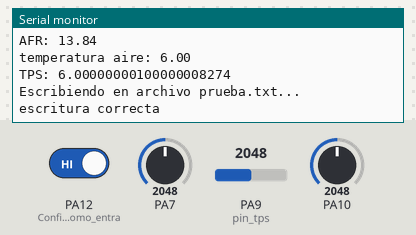
The sketch below on a simulated STM32 Blue Pill. Shown: the last lines printed to the serial monitor. The test bench sets the inputs (shaded band); at power-on: PA7 = 2048, PA10 = 2048, PA12 (Configura_PA12_como_entra) HIGH, PA9 (pin_tps) = 2048. Storage starts empty.

Above: at 1.2 s.
1.3 s: PA7 set to 2866
At 2.3 s:
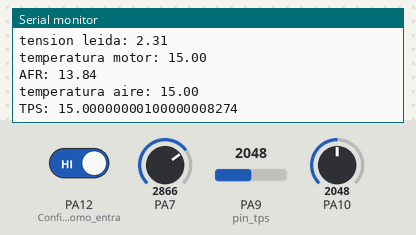
2.8 s: PA10 set to 2866
At 3.9 s:
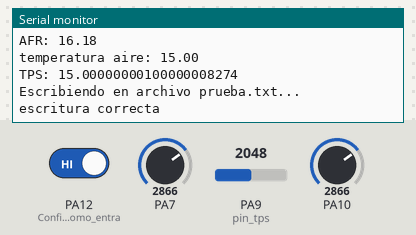
4.3 s: PA12 (Configura_PA12_como_entra) driven LOW
5.8 s: PA7 set to 3603
Timing chart, 0 to 6.3 s (numbered marks = the images above; inputs shaded):
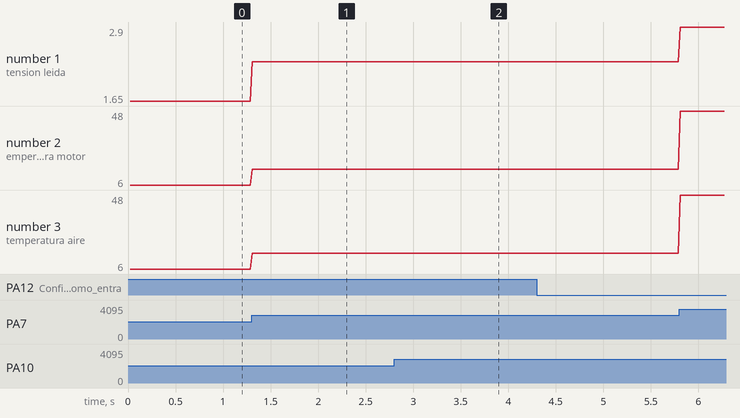

The sketch:

codigo_general_v2.ino
```cpp
// ejemplo configuracion de la IMU
//-------------------------Librerias---------------------------------
#include <Adafruit_MPU6050.h>
#include <Adafruit_Sensor.h>
#include <Wire.h>
#include <math.h>
#include <SPI.h>    // libreria interfaz SPI
#include <SD.h>     // libreria para tarjetas SD

//-------------------------Variables guardado memoria---------------------------------


#define SSpin 38    // Slave Select en pin digital 10
bool test;
File archivo;


unsigned long tiempoMuestra=0;
const int periodoMuestreo = 20;   //cada cuanto tiempo se toman muestras en milisegundos


//-------------------------Variables IMU---------------------------------

Adafruit_MPU6050 mpu;
float angulo_fuerzag = 0;
float magnitud_fuerzag= 0;


//-------------------------Variables RPM---------------------------------

volatile unsigned long currentmicros = 0;
volatile unsigned long previousmicros = 0;
volatile unsigned long periodo = 1;
volatile unsigned long rpm = 0;
int dientes = 36;

//int rpm = 0;                                //Variable donde se guardarán las rpm
//unsigned long previousmicros = 0;           //Variable donde guardaremos el tiempo anterior para contabilizar la frecuencia
//unsigned long currentmicros = 0;            //Variable donde guardaremos el tiempo actual para contabilizar la frecuencia
//unsigned long periodo = 30000000;           //Variable donde guardaremos la duracion entre interrupciones. Iniciamos en 30000000 para que el primer calculo de rpm no sea infinito
float aceleracion_x = 0;
//-------------------------Variables TPS---------------------------------

const int pinPot = 0;
float TPS = 0;

//-------------------------Variables temperatura motor---------------------------------

int pin_temp_motor = PA7;

float temperatura_motor = 0;


//-------------------------Variables temperatura del aire---------------------------------


int pin_aire =PA8;
float temperatura_aire = 0;

//-------------------------Variables IMU---------------------------------

int pin_tps = PA9; //fijarse cual era el asignado
int min_tps=0;
int max_tps =1023;//esto hay que cambiarlo una vez puesto en el motor


//-------------------------Variables lambda---------------------------------
float AFR = 0;

int pin_lambda = PA10;


//--------------------------------------------------------------------

void setup() {

Serial.begin(115200);


pinMode(PA12, INPUT);  // Configura PA12 como entrada
attachInterrupt(digitalPinToInterrupt(PA12), RPM, FALLING);  // Interrupción por flanco descendente


Serial.println("Inicializando tarjeta ...");  // texto en ventana de monitor
test = SD.begin(SSpin);


  Serial.println((int)test);
  if (!test) {      // inicializacion de tarjeta SD
    Serial.println("fallo en inicializacion !");// si falla se muestra texto correspondiente y
    return;         // se sale del setup() para finalizar el programa
  }


  Serial.println("inicializacion correcta");  // texto de inicializacion correcta
  archivo = SD.open("prueba.txt", FILE_WRITE);  // apertura para lectura/escritura de archivo prueba.txt


/*

delay(1000);
  //------------------------Inicializacion de la IMU--------------------------------
  // Try to initialize!
  if (!mpu.begin()) {
    Serial.println("Failed to find MPU6050 chip");
    while (1) {
      delay(10);
    }
  }
  Serial.println("MPU6050 Found!");

  // set accelerometer range to +-8G  probar con diversas alternativas
  mpu.setAccelerometerRange(MPU6050_RANGE_8_G);

  // set gyro range to +- 500 deg/s  probar con diversas alternativas
  mpu.setGyroRange(MPU6050_RANGE_500_DEG);

  // set filter bandwidth to 5-10-21-44-94-184-260 Hz   probar con diversas alternativas
  mpu.setFilterBandwidth(MPU6050_BAND_44_HZ);


  delay(1000);
*/


}

void loop() {


    unsigned long tiempoActual = millis();


    if((tiempoActual - tiempoMuestra >= periodoMuestreo))
    {
 //-----------------------Llamar funciones-------------------------

     if (periodo > 0) {
     rpm = (60* 1000000)/(periodo * dientes);
     }
     Serial.print("RPM: ");
     Serial.println(rpm);

     temperatura_motor = medir_temp_motor(pin_temp_motor , 100 , 50000);
     Serial.print("temperatura motor: ");
     Serial.println(temperatura_motor);


     AFR = medir_lambda(pin_lambda);
     Serial.print("AFR: ");
     Serial.println(AFR);


     temperatura_aire = medir_temp_aire(pin_temp_motor , 100 , 50000);
     Serial.print("temperatura aire: ");
     Serial.println(temperatura_aire);

     TPS = medir_tps(pin_tps , min_tps , max_tps);
     Serial.print("TPS: ");
     Serial.println(temperatura_aire , '%');


     guardar_datos(temperatura_motor , rpm);
 /*...............0

 //-----------------------Codigo imu-------------------------
      //inicializaciones para poder llamar a la funcion
      sensors_event_t a, g, temp;
      mpu.getEvent(&a, &g, &temp);
      calcularFuerzaG(a.acceleration.x, a.acceleration.y, &angulo_fuerzag, &magnitud_fuerzag);

      aceleracion_x = a.acceleration.x * -1;//aceleracion real, por eso multiplico por -1, va en el otro sentido

 //-----------------------Enviar datos-------------------------
      matlab_send(aceleracion_x, 1,1);

    /*/
      tiempoMuestra = tiempoActual;
    }

}


//-------------------------FUNCIONES---------------------------------


//-----------------------Envio de datos a MATLAB-------------------------
void matlab_send(float dato1, float dato2, float dato3){
  //Serial.write("abcd");
  Serial.write(97);
  Serial.write(98);
  Serial.write(99);
  Serial.write(100);

  byte * b0 = (byte *) &dato1;
  Serial.write(b0,4);

  byte * b1 = (byte *) &dato2;
  Serial.write(b1,4);
//
byte * b2 = (byte *) &dato3;
Serial.write(b2,4);
}

//-----------------------IMU-------------------------
void calcularFuerzaG(float Ax, float Ay, float* angulo, float* magnitud){
  //transformo en fuerza g
  float Ax_G = Ax / 9.81;
  float Ay_G = Ay / 9.81;

  *angulo = atan2(Ay_G, Ax_G) * 180.0 / PI;
  *magnitud = sqrt(Ax_G * Ax_G + Ay_G * Ay_G);


}


//-------------------------Funcion temperatura motor---------------------------------

float medir_temp_motor(int pin_motor, float Rmin , float Rmax){
    const float Vcc = 3.3;
    const float R_fija = 3300.0; // ohms

    // Leer el ADC (0 a 4095) y convertir a voltaje
    uint16_t adc_val = analogRead(pin_motor);

    float vt = (adc_val * Vcc) / 4095.0;

     Serial.print("tension leida: ");
     Serial.println(vt);

    // Calcular resistencia del termistor
    float Rt = (vt * R_fija) / (Vcc - vt);
    //map(potValor, potMin, potMax, 0, 180);
    float temp_motor = map(Rt , Rmin , Rmax, 0 , 100);

    return temp_motor; // resistencia en ohms
}

//-------------------------Funcion TPS---------------------------------


float medir_tps(int pin_tps, int min_val, int max_val) {
    //min_val y max_val son los limites del potenciometro
    //min_val = con el acelerador en 0
    //max_val = con el acelerador en 100

    //leo lo que mide el potenciometro
    int lectura = analogRead(pin_tps);

    //lo mapeo entre 0 y 100 asi tengo el porcentaje de acelerador apretado
    return map(lectura, min_val, max_val, 0, 100);
}


//-------------------------funcion temperatura del aire--------------------------------


float medir_temp_aire(int pin_aire, float Rmin, float Rmax) {
    const float Vcc = 3.3;
    const float R_fija = 3300.0; // ohms

    uint16_t adc_val = analogRead(pin_aire);
    float vt = (adc_val * Vcc) / 4095.0;

    float Rt = (vt * R_fija) / (Vcc - vt);

    float temp_aire = map(Rt, Rmin, Rmax, 0, 100);

    return temp_aire;
}


//-------------------------funcion lambda---------------------------------


float medir_lambda(int pin_afr) {

    const float Vref = 3.3;
    uint16_t adc = analogRead(pin_afr);

    float volt = (adc * Vref) / 4095.0; //veo que tension devuelve

    // Conversión directa sin mapFloat
    float afr = (volt - 0.2) * (25.0 - 8.7) / (4.8 - 0.2) + 8.7;

    return afr;
}


//-------------------------funcion RPM---------------------------------
void RPM()                                  //Funcion a realizar en cada interrupcion externa del pin 2
{
  currentmicros = micros();                 //Almacenamos los us transcurridos en la variable currentmicros
  periodo = currentmicros - previousmicros; //El periodo de la señal serán los us actuales menos los us anteriores
  previousmicros = currentmicros;           //Igualamos us actuales a us anteriores para calcular el proximo periodo
}


//-------------------------funcion guardar datos---------------------------------

void guardar_datos(float dato1 , float dato2){
  File archivo = SD.open("prueba.txt", FILE_WRITE);  // apertura para lectura/escritura de archivo prueba.txt

  if (archivo) {
    archivo.println("temperatura");
    archivo.println(dato1);  // escritura de una linea de texto en archivo
    archivo.println("RPM");
    archivo.println(dato1);  // escritura de una linea de texto en archivo

    Serial.println("Escribiendo en archivo prueba.txt..."); // texto en monitor serie
    archivo.close();        // cierre del archivo
    Serial.println("escritura correcta"); // texto de escritura correcta en monitor serie
  } else {
    Serial.println("error en apertura de prueba.txt");  // texto de falla en apertura de archivo
  }

}
```

Measured:
- after the input at 1.3 s, the serial monitor: prints a new line at once (image 1)
- after the input at 2.8 s, the serial monitor: prints a new line at once (image 2)
- plotted number 1: 1.65 → 2.31 after the input at 1.3 s, 2.31 → 2.9 after the input at 5.8 s
- plotted number 2: 6 → 15 after the input at 1.3 s, 15 → 48 after the input at 5.8 s
- plotted number 3: 6 → 15 after the input at 1.3 s, 15 → 48 after the input at 5.8 s
